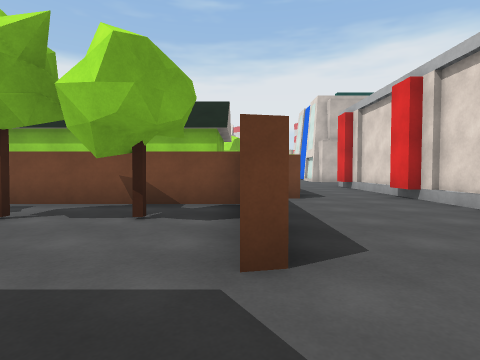
view 1 (above)

16 first-person views from a walk through a 3-D level made in the Unity game engine. The camera is 1.2 m above the floor, tilts 2° down and sees 80° across. The floor is counted in squares, 2 m on a side. Each view is taken from the middle of a square. On the plan, view 1 faces up. The plan holds only what a view shows up to about 9 squares ahead; the rest is blank. The place goes on beyond the plan. The player character is not drawn. Some animated figures are not drawn.

view 2
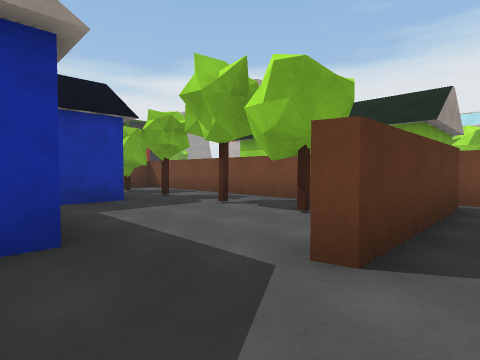

view 3
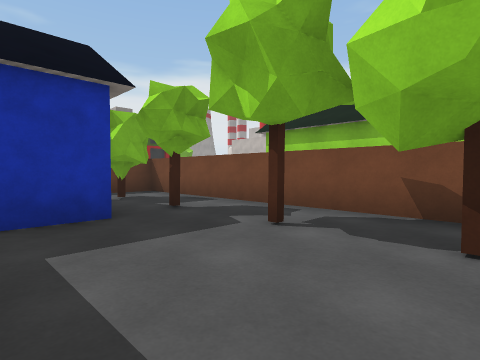

view 4
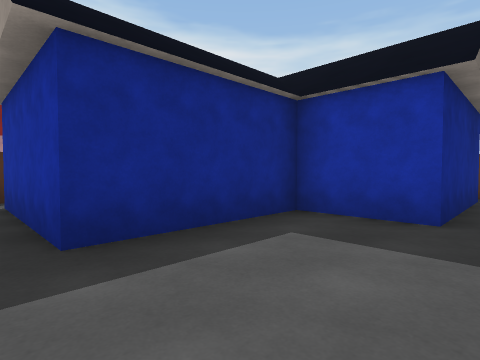

view 5
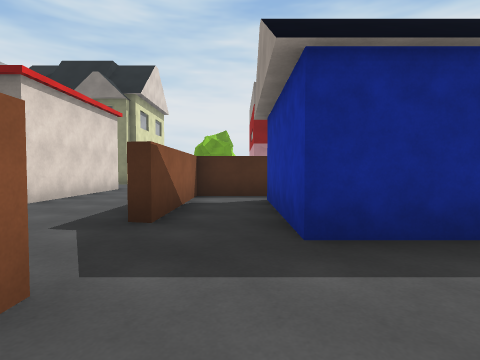

view 6
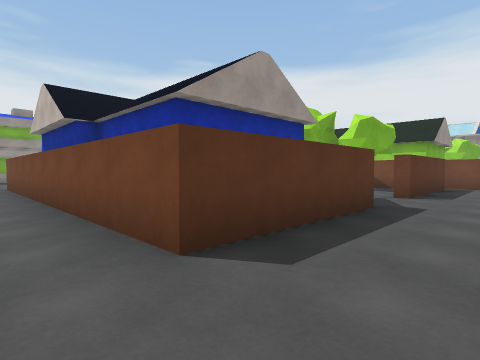

view 7
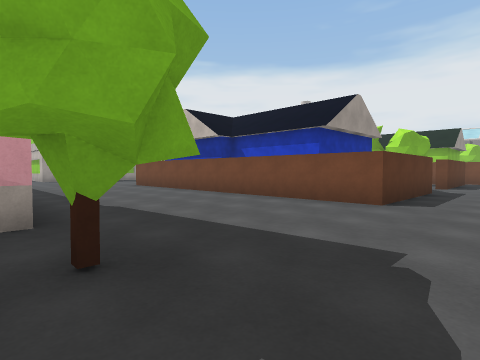

view 8
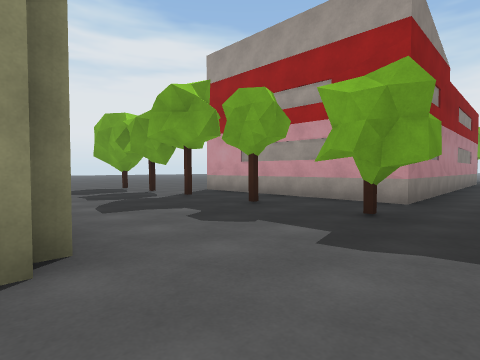

view 9
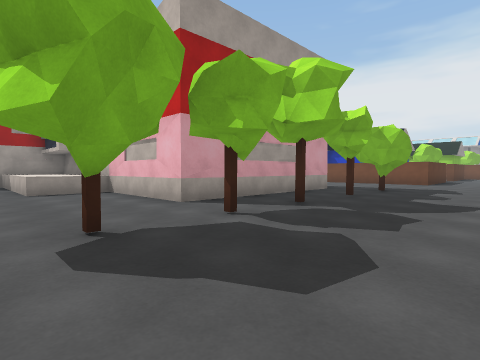

view 10
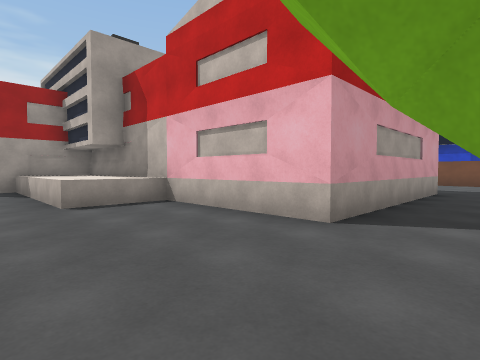

view 11
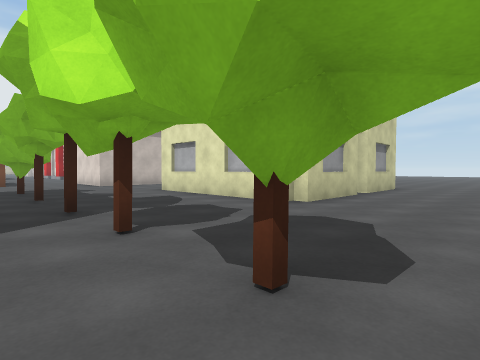

view 12
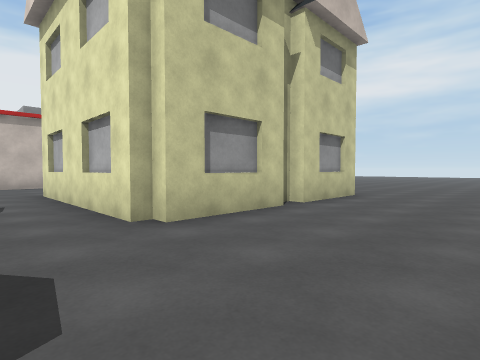

view 13
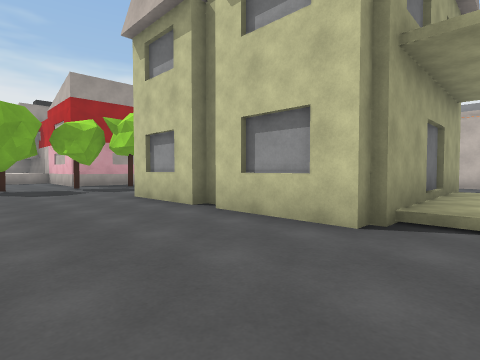

view 14
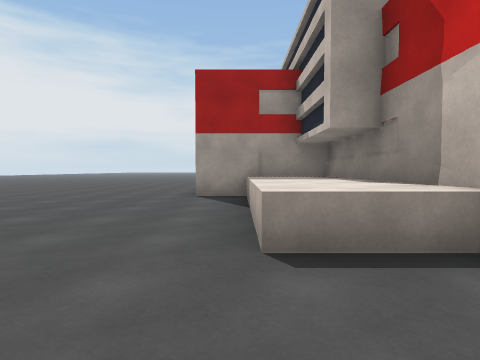

view 15
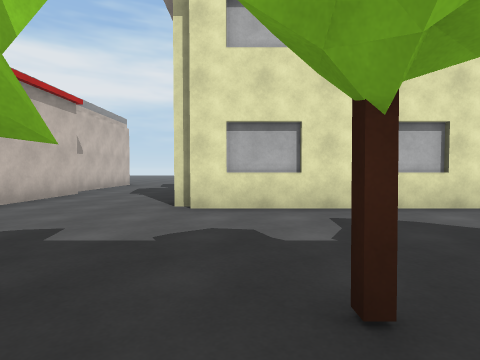

view 16
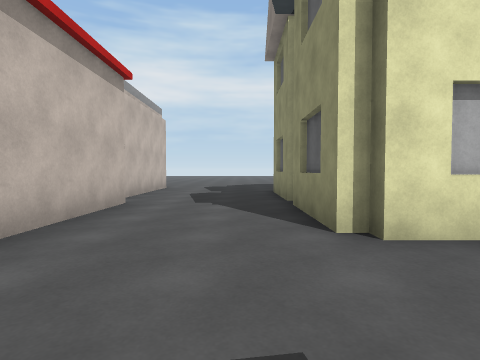

### Floor plan
Key: @ floor where view 1 was taken; # wall or solid block; . floor; ^ raised ledge; O other object.
Columns run from 10 left of view 1 to 10 right of it. Each row starts with its distance up from view 1.
  9             ..#
  8             ..#
  7             ..#
  6           OO..#
  5  OOOOOOOOOO...#
  4  O #.....OO...#
  3    #......O...
  2  O####....O..
  1      #......
  0      ####.@..
 -1         #.O..
 -2         #.O..#
 -3         ..O..#
 -4   OOOOOOOOO..#
 -5    ..........#  #####
 -6    ..........####....
 -7    ..................
 -8    .......#..........
 -9    ######.#...#O##O..
-10         #.....#    O
-11         #.#...#    O
-12         #.....#    O
-13         #.....#    OO
-14 ^^^######.#...#O##O..
-15 #^^^^^...............
-16 #^^^^.....#..........
-17 #....................

Where each view was taken, in squares from view 1:
view 1: 0 up, 0 right, facing up
view 2: 0 up, 1 right, facing up-left
view 3: 1 up, 1 left, facing up-left
view 4: 3 up, 1 left, facing down-left
view 5: 3 up, 1 left, facing down
view 6: 5 down, 2 right, facing up-left
view 7: 9 down, 2 right, facing up-left
view 8: 7 down, 4 right, facing down-left
view 9: 17 down, 3 right, facing up-left
view 10: 17 down, 0 right, facing up-left
view 11: 17 down, 1 left, facing up-right
view 12: 17 down, 2 right, facing up-right
view 13: 17 down, 10 right, facing up-left
view 14: 16 down, 3 left, facing left
view 15: 10 down, 1 left, facing right
view 16: 8 down, 1 right, facing right
